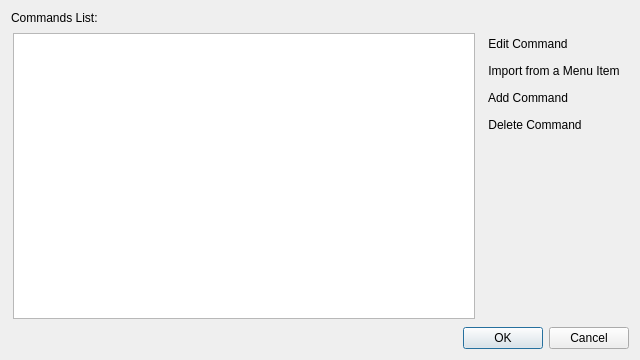
<?xml version="1.0" encoding="UTF-8"?>
<ui version="4.0">
 <class>AutoExecConfig</class>
 <widget class="QDialog" name="AutoExecConfig">
  <property name="windowModality">
   <enum>Qt::WindowModal</enum>
  </property>
  <property name="geometry">
   <rect>
    <x>0</x>
    <y>0</y>
    <width>640</width>
    <height>360</height>
   </rect>
  </property>
  <property name="windowTitle">
   <string>AutoStart Configuration</string>
  </property>
  <property name="modal">
   <bool>true</bool>
  </property>
  <layout class="QVBoxLayout" name="verticalLayout">
   <item>
    <widget class="QLabel" name="label">
     <property name="text">
      <string>Commands List:</string>
     </property>
    </widget>
   </item>
   <item>
    <widget class="QWidget" name="mainWid" native="true">
     <layout class="QHBoxLayout" name="horizontalLayout">
      <property name="margin">
       <number>2</number>
      </property>
      <item>
       <widget class="QListWidget" name="listWidget"/>
      </item>
      <item>
       <widget class="QWidget" name="toolbarWid" native="true">
        <layout class="QVBoxLayout" name="verticalLayout_2">
         <property name="margin">
          <number>0</number>
         </property>
         <item>
          <widget class="QToolButton" name="editButton">
           <property name="toolTip">
            <string>Edit Command</string>
           </property>
           <property name="statusTip">
            <string>Edit Command</string>
           </property>
           <property name="whatsThis">
            <string>Edit Command</string>
           </property>
           <property name="text">
            <string>Edit Command</string>
           </property>
           <property name="icon">
            <iconset resource="icons/autostart_icons.qrc">
             <normaloff>:/toolbar/document-edit.png</normaloff>:/toolbar/document-edit.png</iconset>
           </property>
           <property name="iconSize">
            <size>
             <width>24</width>
             <height>24</height>
            </size>
           </property>
           <property name="autoRaise">
            <bool>true</bool>
           </property>
          </widget>
         </item>
         <item>
          <widget class="QToolButton" name="openButton">
           <property name="toolTip">
            <string>Import from a Menu Item</string>
           </property>
           <property name="statusTip">
            <string>Import from a Menu Item</string>
           </property>
           <property name="whatsThis">
            <string>Import from a Menu Item</string>
           </property>
           <property name="text">
            <string>Import from a Menu Item</string>
           </property>
           <property name="icon">
            <iconset resource="icons/autostart_icons.qrc">
             <normaloff>:/toolbar/document-open.png</normaloff>:/toolbar/document-open.png</iconset>
           </property>
           <property name="iconSize">
            <size>
             <width>24</width>
             <height>24</height>
            </size>
           </property>
           <property name="autoRaise">
            <bool>true</bool>
           </property>
          </widget>
         </item>
         <item>
          <widget class="QToolButton" name="addButton">
           <property name="toolTip">
            <string>Add Command</string>
           </property>
           <property name="statusTip">
            <string>Add Command</string>
           </property>
           <property name="whatsThis">
            <string>Add Command</string>
           </property>
           <property name="text">
            <string>Add Command</string>
           </property>
           <property name="icon">
            <iconset resource="icons/autostart_icons.qrc">
             <normaloff>:/toolbar/list-add.png</normaloff>:/toolbar/list-add.png</iconset>
           </property>
           <property name="iconSize">
            <size>
             <width>24</width>
             <height>24</height>
            </size>
           </property>
           <property name="autoRaise">
            <bool>true</bool>
           </property>
          </widget>
         </item>
         <item>
          <widget class="QToolButton" name="removeButton">
           <property name="toolTip">
            <string>Delete Command</string>
           </property>
           <property name="statusTip">
            <string>Delete Command</string>
           </property>
           <property name="whatsThis">
            <string>Delete Command</string>
           </property>
           <property name="text">
            <string>Delete Command</string>
           </property>
           <property name="icon">
            <iconset resource="icons/autostart_icons.qrc">
             <normaloff>:/toolbar/list-remove.png</normaloff>:/toolbar/list-remove.png</iconset>
           </property>
           <property name="iconSize">
            <size>
             <width>24</width>
             <height>24</height>
            </size>
           </property>
           <property name="autoRaise">
            <bool>true</bool>
           </property>
          </widget>
         </item>
         <item>
          <spacer name="verticalSpacer">
           <property name="orientation">
            <enum>Qt::Vertical</enum>
           </property>
           <property name="sizeHint" stdset="0">
            <size>
             <width>20</width>
             <height>40</height>
            </size>
           </property>
          </spacer>
         </item>
        </layout>
       </widget>
      </item>
     </layout>
    </widget>
   </item>
   <item>
    <widget class="QDialogButtonBox" name="buttonBox">
     <property name="orientation">
      <enum>Qt::Horizontal</enum>
     </property>
     <property name="standardButtons">
      <set>QDialogButtonBox::Cancel|QDialogButtonBox::Ok</set>
     </property>
    </widget>
   </item>
  </layout>
 </widget>
 <resources>
  <include location="icons/autostart_icons.qrc"/>
 </resources>
 <connections>
  <connection>
   <sender>buttonBox</sender>
   <signal>accepted()</signal>
   <receiver>AutoExecConfig</receiver>
   <slot>accept()</slot>
   <hints>
    <hint type="sourcelabel">
     <x>252</x>
     <y>355</y>
    </hint>
    <hint type="destinationlabel">
     <x>157</x>
     <y>274</y>
    </hint>
   </hints>
  </connection>
  <connection>
   <sender>buttonBox</sender>
   <signal>rejected()</signal>
   <receiver>AutoExecConfig</receiver>
   <slot>reject()</slot>
   <hints>
    <hint type="sourcelabel">
     <x>320</x>
     <y>355</y>
    </hint>
    <hint type="destinationlabel">
     <x>286</x>
     <y>274</y>
    </hint>
   </hints>
  </connection>
  <connection>
   <sender>editButton</sender>
   <signal>clicked()</signal>
   <receiver>AutoExecConfig</receiver>
   <slot>editCommand()</slot>
   <hints>
    <hint type="sourcelabel">
     <x>615</x>
     <y>39</y>
    </hint>
    <hint type="destinationlabel">
     <x>558</x>
     <y>0</y>
    </hint>
   </hints>
  </connection>
  <connection>
   <sender>addButton</sender>
   <signal>clicked()</signal>
   <receiver>AutoExecConfig</receiver>
   <slot>newCommand()</slot>
   <hints>
    <hint type="sourcelabel">
     <x>618</x>
     <y>109</y>
    </hint>
    <hint type="destinationlabel">
     <x>578</x>
     <y>-5</y>
    </hint>
   </hints>
  </connection>
  <connection>
   <sender>removeButton</sender>
   <signal>clicked()</signal>
   <receiver>AutoExecConfig</receiver>
   <slot>delCommand()</slot>
   <hints>
    <hint type="sourcelabel">
     <x>631</x>
     <y>152</y>
    </hint>
    <hint type="destinationlabel">
     <x>534</x>
     <y>-15</y>
    </hint>
   </hints>
  </connection>
 </connections>
 <slots>
  <slot>editCommand()</slot>
  <slot>newCommand()</slot>
  <slot>delCommand()</slot>
 </slots>
</ui>
